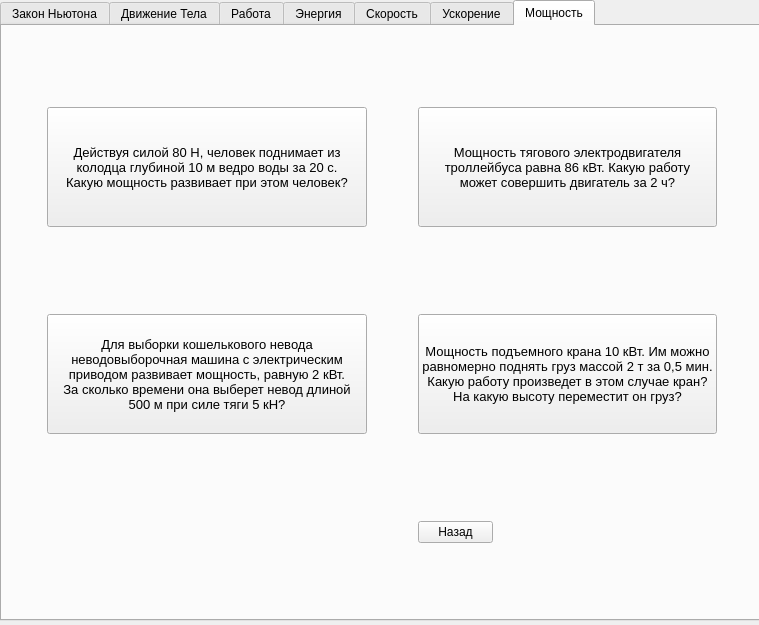
<?xml version="1.0" encoding="UTF-8"?>
<ui version="4.0">
 <class>Physics</class>
 <widget class="QMainWindow" name="Physics">
  <property name="geometry">
   <rect>
    <x>0</x>
    <y>0</y>
    <width>759</width>
    <height>625</height>
   </rect>
  </property>
  <property name="windowTitle">
   <string>Physics</string>
  </property>
  <widget class="QWidget" name="centralwidget">
   <widget class="QTabWidget" name="tabWidget">
    <property name="geometry">
     <rect>
      <x>0</x>
      <y>0</y>
      <width>761</width>
      <height>621</height>
     </rect>
    </property>
    <property name="currentIndex">
     <number>6</number>
    </property>
    <widget class="QWidget" name="tab">
     <attribute name="title">
      <string>Закон Ньютона</string>
     </attribute>
     <widget class="QWidget" name="gridLayoutWidget">
      <property name="geometry">
       <rect>
        <x>0</x>
        <y>0</y>
        <width>761</width>
        <height>601</height>
       </rect>
      </property>
      <layout class="QGridLayout" name="gridLayout">
       <item row="1" column="0">
        <widget class="QPushButton" name="pushButton">
         <property name="maximumSize">
          <size>
           <width>300</width>
           <height>120</height>
          </size>
         </property>
         <property name="font">
          <font>
           <pointsize>10</pointsize>
          </font>
         </property>
         <property name="text">
          <string>Вагон массой m = 20 т движется
равнозамедленно с ускорением а = 0,3 м/с2 и
начальной скоростью v0 = 54 км/ч. Найти силу
торможения, действующую на вагон, время
его движения до полной остановки и путь,
пройденный за это время.</string>
         </property>
        </widget>
       </item>
       <item row="0" column="0">
        <widget class="QPushButton" name="pushButton_2">
         <property name="maximumSize">
          <size>
           <width>300</width>
           <height>120</height>
          </size>
         </property>
         <property name="font">
          <font>
           <pointsize>10</pointsize>
           <weight>50</weight>
           <bold>false</bold>
           <stylestrategy>PreferAntialias</stylestrategy>
          </font>
         </property>
         <property name="mouseTracking">
          <bool>false</bool>
         </property>
         <property name="contextMenuPolicy">
          <enum>Qt::ActionsContextMenu</enum>
         </property>
         <property name="text">
          <string>Два тела массами m1 = 1 кг и m2 = 2 кг,
находящиеся на гладкой горизонтальной
поверхности, связаны нерастяжимой нитью. 
Ко второму телу в горизонтальном
направлении приложена сила F = 10 Н.
Найти ускорение а,
с которым движутся оба тела, и силу Т 
натяжения нити.</string>
         </property>
         <property name="iconSize">
          <size>
           <width>2</width>
           <height>2</height>
          </size>
         </property>
         <property name="autoRepeatDelay">
          <number>50</number>
         </property>
         <property name="autoRepeatInterval">
          <number>25</number>
         </property>
        </widget>
       </item>
       <item row="1" column="1">
        <widget class="QPushButton" name="pushButton_4">
         <property name="maximumSize">
          <size>
           <width>300</width>
           <height>120</height>
          </size>
         </property>
         <property name="font">
          <font>
           <pointsize>10</pointsize>
          </font>
         </property>
         <property name="text">
          <string>Начальная скорость тела, находящегося в 
точке А, равна нулю. В течение 8 с на тело 
действует постоянная сила. Затем 
направление силы изменяется на 
противоположное, а модуль остается прежним. 
Через какое время от начала движения тело 
вернется в точку А?</string>
         </property>
        </widget>
       </item>
       <item row="0" column="1">
        <widget class="QPushButton" name="pushButton_3">
         <property name="maximumSize">
          <size>
           <width>300</width>
           <height>120</height>
          </size>
         </property>
         <property name="font">
          <font>
           <pointsize>10</pointsize>
          </font>
         </property>
         <property name="text">
          <string>Самолет массой 14 т, пройдя по взлетной
полосе путь 600 м, приобретает необходимую
для отрыва от поверхности Земли скорость 144 
км/ч. Считая движение равноускоренным, 
определите время разгона, ускорение и силу, 
сообщающую самолету это ускорение.</string>
         </property>
        </widget>
       </item>
       <item row="2" column="1">
        <widget class="QPushButton" name="pushButton_9">
         <property name="maximumSize">
          <size>
           <width>75</width>
           <height>16777215</height>
          </size>
         </property>
         <property name="text">
          <string>Назад</string>
         </property>
        </widget>
       </item>
      </layout>
     </widget>
    </widget>
    <widget class="QWidget" name="tab_1">
     <attribute name="title">
      <string>Движение Тела</string>
     </attribute>
     <widget class="QWidget" name="gridLayoutWidget_2">
      <property name="geometry">
       <rect>
        <x>0</x>
        <y>0</y>
        <width>761</width>
        <height>601</height>
       </rect>
      </property>
      <layout class="QGridLayout" name="gridLayout_2">
       <item row="1" column="0">
        <widget class="QPushButton" name="pushButton_5">
         <property name="maximumSize">
          <size>
           <width>320</width>
           <height>120</height>
          </size>
         </property>
         <property name="font">
          <font>
           <pointsize>10</pointsize>
          </font>
         </property>
         <property name="text">
          <string>Вентилятор вращается с постоянной 
скоростью и за две минуты совершает 2400 
оборотов. Определите частоту вращения 
вентилятора, период обращения и линейную 
скорость точки, расположенной на краю 
лопасти вентилятора на расстоянии 10 см от 
оси вращения.</string>
         </property>
        </widget>
       </item>
       <item row="0" column="0">
        <widget class="QPushButton" name="pushButton_6">
         <property name="maximumSize">
          <size>
           <width>320</width>
           <height>120</height>
          </size>
         </property>
         <property name="font">
          <font>
           <pointsize>10</pointsize>
           <weight>50</weight>
           <bold>false</bold>
           <stylestrategy>PreferAntialias</stylestrategy>
          </font>
         </property>
         <property name="mouseTracking">
          <bool>false</bool>
         </property>
         <property name="contextMenuPolicy">
          <enum>Qt::ActionsContextMenu</enum>
         </property>
         <property name="text">
          <string>Какова линейная скорость тела, 
движущегося по окружности радиусом 40 м с 
ускорением 2,5 м/с2 ?</string>
         </property>
         <property name="iconSize">
          <size>
           <width>2</width>
           <height>2</height>
          </size>
         </property>
         <property name="autoRepeatDelay">
          <number>50</number>
         </property>
         <property name="autoRepeatInterval">
          <number>25</number>
         </property>
        </widget>
       </item>
       <item row="1" column="1">
        <widget class="QPushButton" name="pushButton_7">
         <property name="maximumSize">
          <size>
           <width>320</width>
           <height>120</height>
          </size>
         </property>
         <property name="font">
          <font>
           <pointsize>10</pointsize>
          </font>
         </property>
         <property name="text">
          <string>Самолет массой 14 т, пройдя по взлетной 
полосе путь 600 м, приобретает необходимую 
для отрыва от поверхности Земли скорость 144 
км/ч. Считая движение равноускоренным, 
определите время разгона, ускорение и силу, 
сообщающую самолету это ускорение.</string>
         </property>
        </widget>
       </item>
       <item row="0" column="1">
        <widget class="QPushButton" name="pushButton_8">
         <property name="maximumSize">
          <size>
           <width>320</width>
           <height>120</height>
          </size>
         </property>
         <property name="font">
          <font>
           <pointsize>10</pointsize>
          </font>
         </property>
         <property name="text">
          <string>С какой наибольшей скоростью может 
двигаться автомобиль массой 1 т на повороте 
радиусом 100 м, чтобы его не «занесло», если 
максимальная сила трения 4 кН?</string>
         </property>
        </widget>
       </item>
       <item row="2" column="1">
        <widget class="QPushButton" name="pushButton_10">
         <property name="maximumSize">
          <size>
           <width>75</width>
           <height>16777215</height>
          </size>
         </property>
         <property name="text">
          <string>Назад</string>
         </property>
        </widget>
       </item>
      </layout>
     </widget>
    </widget>
    <widget class="QWidget" name="tab_2">
     <attribute name="title">
      <string>Работа</string>
     </attribute>
     <widget class="QWidget" name="gridLayoutWidget_3">
      <property name="geometry">
       <rect>
        <x>0</x>
        <y>0</y>
        <width>761</width>
        <height>601</height>
       </rect>
      </property>
      <layout class="QGridLayout" name="gridLayout_3">
       <item row="0" column="1">
        <widget class="QPushButton" name="pushButton_14">
         <property name="maximumSize">
          <size>
           <width>320</width>
           <height>120</height>
          </size>
         </property>
         <property name="font">
          <font>
           <pointsize>10</pointsize>
          </font>
         </property>
         <property name="text">
          <string>Определите работу, совершенную краном при 
равномерном подъеме тела массой 3 т на 
высоту 7 м.</string>
         </property>
        </widget>
       </item>
       <item row="2" column="1">
        <widget class="QPushButton" name="pushButton_15">
         <property name="maximumSize">
          <size>
           <width>75</width>
           <height>16777215</height>
          </size>
         </property>
         <property name="text">
          <string>Назад</string>
         </property>
        </widget>
       </item>
       <item row="1" column="0">
        <widget class="QPushButton" name="pushButton_11">
         <property name="maximumSize">
          <size>
           <width>320</width>
           <height>120</height>
          </size>
         </property>
         <property name="font">
          <font>
           <pointsize>10</pointsize>
          </font>
         </property>
         <property name="text">
          <string>При равномерном подъеме из шахты 
нагруженной углем бадьи массой 10,5 т 
произведена работа 6200 кДж.
 Какова глубина шахты?</string>
         </property>
        </widget>
       </item>
       <item row="0" column="0">
        <widget class="QPushButton" name="pushButton_12">
         <property name="maximumSize">
          <size>
           <width>320</width>
           <height>120</height>
          </size>
         </property>
         <property name="font">
          <font>
           <pointsize>10</pointsize>
           <weight>50</weight>
           <bold>false</bold>
           <stylestrategy>PreferAntialias</stylestrategy>
          </font>
         </property>
         <property name="mouseTracking">
          <bool>false</bool>
         </property>
         <property name="contextMenuPolicy">
          <enum>Qt::ActionsContextMenu</enum>
         </property>
         <property name="text">
          <string>Какую работу надо совершить, чтобы 
положить гантель весом 100 Н 
на стол высотой 80 см?</string>
         </property>
         <property name="iconSize">
          <size>
           <width>2</width>
           <height>2</height>
          </size>
         </property>
         <property name="autoRepeatDelay">
          <number>50</number>
         </property>
         <property name="autoRepeatInterval">
          <number>25</number>
         </property>
        </widget>
       </item>
       <item row="1" column="1">
        <widget class="QPushButton" name="pushButton_13">
         <property name="maximumSize">
          <size>
           <width>320</width>
           <height>120</height>
          </size>
         </property>
         <property name="font">
          <font>
           <pointsize>10</pointsize>
          </font>
         </property>
         <property name="text">
          <string>Давление воды в цилиндре нагнетательного 
насоса 1200 кПа. Чему равна работа при 
перемещении поршня площадью 400 см2 на 
расстояние 50 см.</string>
         </property>
        </widget>
       </item>
      </layout>
     </widget>
    </widget>
    <widget class="QWidget" name="tab_3">
     <attribute name="title">
      <string>Энергия</string>
     </attribute>
     <widget class="QWidget" name="gridLayoutWidget_4">
      <property name="geometry">
       <rect>
        <x>0</x>
        <y>0</y>
        <width>761</width>
        <height>601</height>
       </rect>
      </property>
      <layout class="QGridLayout" name="gridLayout_4">
       <item row="0" column="1">
        <widget class="QPushButton" name="pushButton_16">
         <property name="maximumSize">
          <size>
           <width>320</width>
           <height>120</height>
          </size>
         </property>
         <property name="font">
          <font>
           <pointsize>10</pointsize>
          </font>
         </property>
         <property name="text">
          <string>Чему равна потенциальная энергия трех 
кубических дециметров воды на высоте 10 м? </string>
         </property>
        </widget>
       </item>
       <item row="2" column="1">
        <widget class="QPushButton" name="pushButton_17">
         <property name="maximumSize">
          <size>
           <width>75</width>
           <height>16777215</height>
          </size>
         </property>
         <property name="text">
          <string>Назад</string>
         </property>
        </widget>
       </item>
       <item row="1" column="0">
        <widget class="QPushButton" name="pushButton_18">
         <property name="maximumSize">
          <size>
           <width>320</width>
           <height>120</height>
          </size>
         </property>
         <property name="font">
          <font>
           <pointsize>10</pointsize>
          </font>
         </property>
         <property name="text">
          <string>Какова полная механическая энергия 
дирижабля массой 5 тонн, если он летит на 
высоте 2 км со скоростью 60 км/ч </string>
         </property>
        </widget>
       </item>
       <item row="0" column="0">
        <widget class="QPushButton" name="pushButton_19">
         <property name="maximumSize">
          <size>
           <width>320</width>
           <height>120</height>
          </size>
         </property>
         <property name="font">
          <font>
           <pointsize>10</pointsize>
           <weight>50</weight>
           <bold>false</bold>
           <stylestrategy>PreferAntialias</stylestrategy>
          </font>
         </property>
         <property name="mouseTracking">
          <bool>false</bool>
         </property>
         <property name="contextMenuPolicy">
          <enum>Qt::ActionsContextMenu</enum>
         </property>
         <property name="text">
          <string>Максимальная высота, на которую 
поднимается тело массой 1 кг, подброшенное 
вертикально вверх, составляет 20 м. Найдите, 
чему была равна кинетическая энергия сразу 
же после броска. </string>
         </property>
         <property name="iconSize">
          <size>
           <width>2</width>
           <height>2</height>
          </size>
         </property>
         <property name="autoRepeatDelay">
          <number>50</number>
         </property>
         <property name="autoRepeatInterval">
          <number>25</number>
         </property>
        </widget>
       </item>
       <item row="1" column="1">
        <widget class="QPushButton" name="pushButton_20">
         <property name="maximumSize">
          <size>
           <width>320</width>
           <height>120</height>
          </size>
         </property>
         <property name="font">
          <font>
           <pointsize>10</pointsize>
          </font>
         </property>
         <property name="text">
          <string>Шарик массой 200 г падает с высоты 20 м с 
начальной скоростью, равной нулю. Какова 
его кинетическая энергия в момент перед 
ударом о землю, если потеря энергии за счет 
сопротивления воздуха составила 4 Дж? 
(Ответ дайте в джоулях.) Ускорение 
свободного падения принять равным 10 м/с2. </string>
         </property>
        </widget>
       </item>
      </layout>
     </widget>
    </widget>
    <widget class="QWidget" name="tab_5">
     <attribute name="title">
      <string>Скорость</string>
     </attribute>
     <widget class="QWidget" name="gridLayoutWidget_6">
      <property name="geometry">
       <rect>
        <x>0</x>
        <y>0</y>
        <width>761</width>
        <height>601</height>
       </rect>
      </property>
      <layout class="QGridLayout" name="gridLayout_6">
       <item row="0" column="1">
        <widget class="QPushButton" name="pushButton_26">
         <property name="maximumSize">
          <size>
           <width>320</width>
           <height>120</height>
          </size>
         </property>
         <property name="font">
          <font>
           <pointsize>10</pointsize>
          </font>
         </property>
         <property name="text">
          <string>Определите работу, совершенную краном при 
равномерном подъеме тела массой 3 т на 
высоту 7 м.</string>
         </property>
        </widget>
       </item>
       <item row="2" column="1">
        <widget class="QPushButton" name="pushButton_27">
         <property name="maximumSize">
          <size>
           <width>75</width>
           <height>16777215</height>
          </size>
         </property>
         <property name="text">
          <string>Назад</string>
         </property>
        </widget>
       </item>
       <item row="1" column="0">
        <widget class="QPushButton" name="pushButton_28">
         <property name="maximumSize">
          <size>
           <width>320</width>
           <height>120</height>
          </size>
         </property>
         <property name="font">
          <font>
           <pointsize>10</pointsize>
          </font>
         </property>
         <property name="text">
          <string>Автомобиль «Чайка» развивает скорость до 
160 км/ч, а почтовый голубь — до 16 м/с. 
Сможет ли голубь обогнать автомобиль?</string>
         </property>
        </widget>
       </item>
       <item row="0" column="0">
        <widget class="QPushButton" name="pushButton_29">
         <property name="maximumSize">
          <size>
           <width>320</width>
           <height>120</height>
          </size>
         </property>
         <property name="font">
          <font>
           <pointsize>10</pointsize>
           <weight>50</weight>
           <bold>false</bold>
           <stylestrategy>PreferAntialias</stylestrategy>
          </font>
         </property>
         <property name="mouseTracking">
          <bool>false</bool>
         </property>
         <property name="contextMenuPolicy">
          <enum>Qt::ActionsContextMenu</enum>
         </property>
         <property name="text">
          <string>Ласточка летит со скоростью 36 км/ч. Какой 
путь она преодолеет за 0,5 ч?</string>
         </property>
         <property name="iconSize">
          <size>
           <width>2</width>
           <height>2</height>
          </size>
         </property>
         <property name="autoRepeatDelay">
          <number>50</number>
         </property>
         <property name="autoRepeatInterval">
          <number>25</number>
         </property>
        </widget>
       </item>
       <item row="1" column="1">
        <widget class="QPushButton" name="pushButton_30">
         <property name="maximumSize">
          <size>
           <width>320</width>
           <height>120</height>
          </size>
         </property>
         <property name="font">
          <font>
           <pointsize>10</pointsize>
          </font>
         </property>
         <property name="text">
          <string>Определите среднюю скорость движения 
плота, если за 20 минут он переместился на 900 м.
 Скорость выразить в км/ч.</string>
         </property>
        </widget>
       </item>
      </layout>
     </widget>
    </widget>
    <widget class="QWidget" name="tab_6">
     <attribute name="title">
      <string>Ускорение</string>
     </attribute>
     <widget class="QWidget" name="gridLayoutWidget_7">
      <property name="geometry">
       <rect>
        <x>0</x>
        <y>0</y>
        <width>761</width>
        <height>601</height>
       </rect>
      </property>
      <layout class="QGridLayout" name="gridLayout_7">
       <item row="0" column="1">
        <widget class="QPushButton" name="pushButton_31">
         <property name="maximumSize">
          <size>
           <width>320</width>
           <height>120</height>
          </size>
         </property>
         <property name="font">
          <font>
           <pointsize>10</pointsize>
          </font>
         </property>
         <property name="text">
          <string>При подходе к станции поезд начал 
торможение с ускорением 0,1 м/с2, имея 
начальную скорость 90 км/ч. Определите 
тормозной путь поезда, если торможение 
длилось 1 мин.</string>
         </property>
        </widget>
       </item>
       <item row="2" column="1">
        <widget class="QPushButton" name="pushButton_32">
         <property name="maximumSize">
          <size>
           <width>75</width>
           <height>16777215</height>
          </size>
         </property>
         <property name="text">
          <string>Назад</string>
         </property>
        </widget>
       </item>
       <item row="1" column="0">
        <widget class="QPushButton" name="pushButton_33">
         <property name="maximumSize">
          <size>
           <width>320</width>
           <height>120</height>
          </size>
         </property>
         <property name="font">
          <font>
           <pointsize>10</pointsize>
          </font>
         </property>
         <property name="text">
          <string>Тело, имея некоторую начальную скорость, 
движется равноускоренно. За время t = 2 с 
тело прошло путь S = 18 м, причём его 
скорость увеличилась в 5 раз. Найти ускорение 
и начальную скорость тела.</string>
         </property>
        </widget>
       </item>
       <item row="0" column="0">
        <widget class="QPushButton" name="pushButton_34">
         <property name="maximumSize">
          <size>
           <width>320</width>
           <height>120</height>
          </size>
         </property>
         <property name="font">
          <font>
           <pointsize>10</pointsize>
           <weight>50</weight>
           <bold>false</bold>
           <stylestrategy>PreferAntialias</stylestrategy>
          </font>
         </property>
         <property name="mouseTracking">
          <bool>false</bool>
         </property>
         <property name="contextMenuPolicy">
          <enum>Qt::ActionsContextMenu</enum>
         </property>
         <property name="text">
          <string>Автомобиль, двигаясь с ускорением –0,5 м/с2, 
уменьшил свою скорость от 54 до 18 км/ч. 
Сколько времени ему для этого понадобилось?</string>
         </property>
         <property name="iconSize">
          <size>
           <width>2</width>
           <height>2</height>
          </size>
         </property>
         <property name="autoRepeatDelay">
          <number>50</number>
         </property>
         <property name="autoRepeatInterval">
          <number>25</number>
         </property>
        </widget>
       </item>
       <item row="1" column="1">
        <widget class="QPushButton" name="pushButton_35">
         <property name="maximumSize">
          <size>
           <width>320</width>
           <height>120</height>
          </size>
         </property>
         <property name="font">
          <font>
           <pointsize>10</pointsize>
          </font>
         </property>
         <property name="text">
          <string>Поезд, идущий со скоростью v0 = 36 км/ч, 
начинает двигаться равноускоренно и 
проходит путь S = 600 м, имея в конце этого 
участка скорость v = 45 км/ч. Определить 
ускорение поезда а и время t его ускоренного 
движения.</string>
         </property>
        </widget>
       </item>
      </layout>
     </widget>
    </widget>
    <widget class="QWidget" name="tab_7">
     <attribute name="title">
      <string>Мощность</string>
     </attribute>
     <widget class="QWidget" name="gridLayoutWidget_8">
      <property name="geometry">
       <rect>
        <x>0</x>
        <y>0</y>
        <width>761</width>
        <height>601</height>
       </rect>
      </property>
      <layout class="QGridLayout" name="gridLayout_8">
       <item row="0" column="1">
        <widget class="QPushButton" name="pushButton_36">
         <property name="maximumSize">
          <size>
           <width>320</width>
           <height>120</height>
          </size>
         </property>
         <property name="font">
          <font>
           <pointsize>10</pointsize>
          </font>
         </property>
         <property name="text">
          <string>Мощность тягового электродвигателя 
троллейбуса равна 86 кВт. Какую работу 
может совершить двигатель за 2 ч?</string>
         </property>
        </widget>
       </item>
       <item row="2" column="1">
        <widget class="QPushButton" name="pushButton_37">
         <property name="maximumSize">
          <size>
           <width>75</width>
           <height>16777215</height>
          </size>
         </property>
         <property name="text">
          <string>Назад</string>
         </property>
        </widget>
       </item>
       <item row="1" column="0">
        <widget class="QPushButton" name="pushButton_38">
         <property name="maximumSize">
          <size>
           <width>320</width>
           <height>120</height>
          </size>
         </property>
         <property name="font">
          <font>
           <pointsize>10</pointsize>
          </font>
         </property>
         <property name="text">
          <string>Для выборки кошелькового невода 
неводовыборочная машина с электрическим 
приводом развивает мощность, равную 2 кВт. 
За сколько времени она выберет невод длиной 
500 м при силе тяги 5 кН?</string>
         </property>
        </widget>
       </item>
       <item row="0" column="0">
        <widget class="QPushButton" name="pushButton_39">
         <property name="maximumSize">
          <size>
           <width>320</width>
           <height>120</height>
          </size>
         </property>
         <property name="font">
          <font>
           <pointsize>10</pointsize>
           <weight>50</weight>
           <bold>false</bold>
           <stylestrategy>PreferAntialias</stylestrategy>
          </font>
         </property>
         <property name="mouseTracking">
          <bool>false</bool>
         </property>
         <property name="contextMenuPolicy">
          <enum>Qt::ActionsContextMenu</enum>
         </property>
         <property name="text">
          <string>Действуя силой 80 Н, человек поднимает из 
колодца глубиной 10 м ведро воды за 20 с. 
Какую мощность развивает при этом человек?</string>
         </property>
         <property name="iconSize">
          <size>
           <width>2</width>
           <height>2</height>
          </size>
         </property>
         <property name="autoRepeatDelay">
          <number>50</number>
         </property>
         <property name="autoRepeatInterval">
          <number>25</number>
         </property>
        </widget>
       </item>
       <item row="1" column="1">
        <widget class="QPushButton" name="pushButton_40">
         <property name="maximumSize">
          <size>
           <width>320</width>
           <height>120</height>
          </size>
         </property>
         <property name="font">
          <font>
           <pointsize>10</pointsize>
          </font>
         </property>
         <property name="text">
          <string>Мощность подъемного крана 10 кВт. Им можно 
равномерно поднять груз массой 2 т за 0,5 мин. 
Какую работу произведет в этом случае кран? 
На какую высоту переместит он груз?</string>
         </property>
        </widget>
       </item>
      </layout>
     </widget>
    </widget>
   </widget>
  </widget>
 </widget>
 <resources/>
 <connections/>
</ui>
